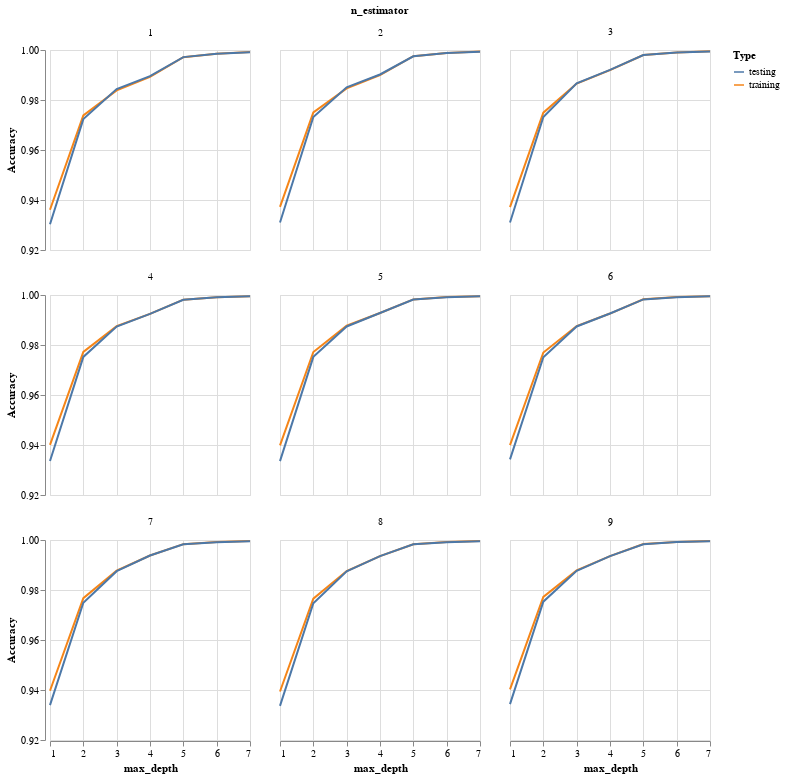

This figure's notebook cell:
### Code cell
alt.Chart(df_rf).mark_line().encode(
    alt.X('max_depth'),
    alt.Y('Accuracy', scale=alt.Scale(domain=[0.92, 1])),
    alt.Color('Type'),
    alt.Facet('n_estimator')
    ).properties(width = 200, height = 200, columns = 3)

### Figure 1 — Vega-Lite specification as saved in the notebook (floating-point values rounded to 4 significant figures)
{"$schema": "https://vega.github.io/schema/vega-lite/v3.4.0.json", "columns": 3, "config": {"mark": {"tooltip": null}, "view": {"height": 300, "width": 400}}, "data": {"name": "data-ff78f3916c7d16fe2cd2c8446800c5d5"}, "datasets": {"data-ff78f3916c7d16fe2cd2c8446800c5d5": [{"Accuracy": 0.9361, "Type": "training", "max_depth": 1, "n_estimator": 1}, {"Accuracy": 0.9373, "Type": "training", "max_depth": 1, "n_estimator": 2}, {"Accuracy": 0.9371, "Type": "training", "max_depth": 1, "n_estimator": 3}, {"Accuracy": 0.9401, "Type": "training", "max_depth": 1, "n_estimator": 4}, {"Accuracy": 0.9399, "Type": "training", "max_depth": 1, "n_estimator": 5}, {"Accuracy": 0.94, "Type": "training", "max_depth": 1, "n_estimator": 6}, {"Accuracy": 0.9397, "Type": "training", "max_depth": 1, "n_estimator": 7}, {"Accuracy": 0.9394, "Type": "training", "max_depth": 1, "n_estimator": 8}, {"Accuracy": 0.9403, "Type": "training", "max_depth": 1, "n_estimator": 9}, {"Accuracy": 0.9738, "Type": "training", "max_depth": 2, "n_estimator": 1}, {"Accuracy": 0.9751, "Type": "training", "max_depth": 2, "n_estimator": 2}, {"Accuracy": 0.9749, "Type": "training", "max_depth": 2, "n_estimator": 3}, {"Accuracy": 0.9772, "Type": "training", "max_depth": 2, "n_estimator": 4}, {"Accuracy": 0.9772, "Type": "training", "max_depth": 2, "n_estimator": 5}, {"Accuracy": 0.977, "Type": "training", "max_depth": 2, "n_estimator": 6}, {"Accuracy": 0.9767, "Type": "training", "max_depth": 2, "n_estimator": 7}, {"Accuracy": 0.9765, "Type": "training", "max_depth": 2, "n_estimator": 8}, {"Accuracy": 0.9773, "Type": "training", "max_depth": 2, "n_estimator": 9}, {"Accuracy": 0.9838, "Type": "training", "max_depth": 3, "n_estimator": 1}, {"Accuracy": 0.9847, "Type": "training", "max_depth": 3, "n_estimator": 2}, {"Accuracy": 0.9866, "Type": "training", "max_depth": 3, "n_estimator": 3}, {"Accuracy": 0.9875, "Type": "training", "max_depth": 3, "n_estimator": 4}, {"Accuracy": 0.9877, "Type": "training", "max_depth": 3, "n_estimator": 5}, {"Accuracy": 0.9876, "Type": "training", "max_depth": 3, "n_estimator": 6}, {"Accuracy": 0.9877, "Type": "training", "max_depth": 3, "n_estimator": 7}, {"Accuracy": 0.9876, "Type": "training", "max_depth": 3, "n_estimator": 8}, {"Accuracy": 0.9879, "Type": "training", "max_depth": 3, "n_estimator": 9}, {"Accuracy": 0.9893, "Type": "training", "max_depth": 4, "n_estimator": 1}, {"Accuracy": 0.99, "Type": "training", "max_depth": 4, "n_estimator": 2}, {"Accuracy": 0.9919, "Type": "training", "max_depth": 4, "n_estimator": 3}, {"Accuracy": 0.9924, "Type": "training", "max_depth": 4, "n_estimator": 4}, {"Accuracy": 0.9928, "Type": "training", "max_depth": 4, "n_estimator": 5}, {"Accuracy": 0.9926, "Type": "training", "max_depth": 4, "n_estimator": 6}, {"Accuracy": 0.9938, "Type": "training", "max_depth": 4, "n_estimator": 7}, {"Accuracy": 0.9935, "Type": "training", "max_depth": 4, "n_estimator": 8}, {"Accuracy": 0.9935, "Type": "training", "max_depth": 4, "n_estimator": 9}, {"Accuracy": 0.9971, "Type": "training", "max_depth": 5, "n_estimator": 1}, {"Accuracy": 0.9975, "Type": "training", "max_depth": 5, "n_estimator": 2}, {"Accuracy": 0.998, "Type": "training", "max_depth": 5, "n_estimator": 3}, {"Accuracy": 0.9981, "Type": "training", "max_depth": 5, "n_estimator": 4}, {"Accuracy": 0.9982, "Type": "training", "max_depth": 5, "n_estimator": 5}, {"Accuracy": 0.9983, "Type": "training", "max_depth": 5, "n_estimator": 6}, {"Accuracy": 0.9983, "Type": "training", "max_depth": 5, "n_estimator": 7}, {"Accuracy": 0.9983, "Type": "training", "max_depth": 5, "n_estimator": 8}, {"Accuracy": 0.9984, "Type": "training", "max_depth": 5, "n_estimator": 9}, {"Accuracy": 0.9985, "Type": "training", "max_depth": 6, "n_estimator": 1}, {"Accuracy": 0.9988, "Type": "training", "max_depth": 6, "n_estimator": 2}, {"Accuracy": 0.999, "Type": "training", "max_depth": 6, "n_estimator": 3}, {"Accuracy": 0.9991, "Type": "training", "max_depth": 6, "n_estimator": 4}, {"Accuracy": 0.9992, "Type": "training", "max_depth": 6, "n_estimator": 5}, {"Accuracy": 0.9992, "Type": "training", "max_depth": 6, "n_estimator": 6}, {"Accuracy": 0.9992, "Type": "training", "max_depth": 6, "n_estimator": 7}, {"Accuracy": 0.9992, "Type": "training", "max_depth": 6, "n_estimator": 8}, {"Accuracy": 0.9992, "Type": "training", "max_depth": 6, "n_estimator": 9}, {"Accuracy": 0.9992, "Type": "training", "max_depth": 7, "n_estimator": 1}, {"Accuracy": 0.9994, "Type": "training", "max_depth": 7, "n_estimator": 2}, {"Accuracy": 0.9995, "Type": "training", "max_depth": 7, "n_estimator": 3}, {"Accuracy": 0.9995, "Type": "training", "max_depth": 7, "n_estimator": 4}, {"Accuracy": 0.9995, "Type": "training", "max_depth": 7, "n_estimator": 5}, {"Accuracy": 0.9995, "Type": "training", "max_depth": 7, "n_estimator": 6}, {"Accuracy": 0.9996, "Type": "training", "max_depth": 7, "n_estimator": 7}, {"Accuracy": 0.9996, "Type": "training", "max_depth": 7, "n_estimator": 8}, {"Accuracy": 0.9996, "Type": "training", "max_depth": 7, "n_estimator": 9}, {"Accuracy": 0.9303, "Type": "testing", "max_depth": 1, "n_estimator": 1}, {"Accuracy": 0.931, "Type": "testing", "max_depth": 1, "n_estimator": 2}, {"Accuracy": 0.931, "Type": "testing", "max_depth": 1, "n_estimator": 3}, {"Accuracy": 0.9336, "Type": "testing", "max_depth": 1, "n_estimator": 4}, {"Accuracy": 0.9336, "Type": "testing", "max_depth": 1, "n_estimator": 5}, {"Accuracy": 0.9343, "Type": "testing", "max_depth": 1, "n_estimator": 6}, {"Accuracy": 0.9339, "Type": "testing", "max_depth": 1, "n_estimator": 7}, {"Accuracy": 0.9337, "Type": "testing", "max_depth": 1, "n_estimator": 8}, {"Accuracy": 0.9344, "Type": "testing", "max_depth": 1, "n_estimator": 9}, {"Accuracy": 0.9724, "Type": "testing", "max_depth": 2, "n_estimator": 1}, {"Accuracy": 0.9732, "Type": "testing", "max_depth": 2, "n_estimator": 2}, {"Accuracy": 0.9732, "Type": "testing", "max_depth": 2, "n_estimator": 3}, {"Accuracy": 0.9752, "Type": "testing", "max_depth": 2, "n_estimator": 4}, {"Accuracy": 0.9753, "Type": "testing", "max_depth": 2, "n_estimator": 5}, {"Accuracy": 0.9751, "Type": "testing", "max_depth": 2, "n_estimator": 6}, {"Accuracy": 0.9749, "Type": "testing", "max_depth": 2, "n_estimator": 7}, {"Accuracy": 0.9747, "Type": "testing", "max_depth": 2, "n_estimator": 8}, {"Accuracy": 0.9753, "Type": "testing", "max_depth": 2, "n_estimator": 9}, {"Accuracy": 0.9844, "Type": "testing", "max_depth": 3, "n_estimator": 1}, {"Accuracy": 0.9851, "Type": "testing", "max_depth": 3, "n_estimator": 2}, {"Accuracy": 0.9867, "Type": "testing", "max_depth": 3, "n_estimator": 3}, {"Accuracy": 0.9874, "Type": "testing", "max_depth": 3, "n_estimator": 4}, {"Accuracy": 0.9874, "Type": "testing", "max_depth": 3, "n_estimator": 5}, {"Accuracy": 0.9874, "Type": "testing", "max_depth": 3, "n_estimator": 6}, {"Accuracy": 0.9875, "Type": "testing", "max_depth": 3, "n_estimator": 7}, {"Accuracy": 0.9875, "Type": "testing", "max_depth": 3, "n_estimator": 8}, {"Accuracy": 0.9877, "Type": "testing", "max_depth": 3, "n_estimator": 9}, {"Accuracy": 0.9895, "Type": "testing", "max_depth": 4, "n_estimator": 1}, {"Accuracy": 0.9902, "Type": "testing", "max_depth": 4, "n_estimator": 2}, {"Accuracy": 0.992, "Type": "testing", "max_depth": 4, "n_estimator": 3}, {"Accuracy": 0.9924, "Type": "testing", "max_depth": 4, "n_estimator": 4}, {"Accuracy": 0.9928, "Type": "testing", "max_depth": 4, "n_estimator": 5}, {"Accuracy": 0.9926, "Type": "testing", "max_depth": 4, "n_estimator": 6}, {"Accuracy": 0.9938, "Type": "testing", "max_depth": 4, "n_estimator": 7}, {"Accuracy": 0.9936, "Type": "testing", "max_depth": 4, "n_estimator": 8}, {"Accuracy": 0.9935, "Type": "testing", "max_depth": 4, "n_estimator": 9}, {"Accuracy": 0.9972, "Type": "testing", "max_depth": 5, "n_estimator": 1}, {"Accuracy": 0.9975, "Type": "testing", "max_depth": 5, "n_estimator": 2}, {"Accuracy": 0.998, "Type": "testing", "max_depth": 5, "n_estimator": 3}, {"Accuracy": 0.9981, "Type": "testing", "max_depth": 5, "n_estimator": 4}, {"Accuracy": 0.9982, "Type": "testing", "max_depth": 5, "n_estimator": 5}, {"Accuracy": 0.9982, "Type": "testing", "max_depth": 5, "n_estimator": 6}, {"Accuracy": 0.9983, "Type": "testing", "max_depth": 5, "n_estimator": 7}, {"Accuracy": 0.9983, "Type": "testing", "max_depth": 5, "n_estimator": 8}, {"Accuracy": 0.9983, "Type": "testing", "max_depth": 5, "n_estimator": 9}, {"Accuracy": 0.9985, "Type": "testing", "max_depth": 6, "n_estimator": 1}, {"Accuracy": 0.9988, "Type": "testing", "max_depth": 6, "n_estimator": 2}, {"Accuracy": 0.999, "Type": "testing", "max_depth": 6, "n_estimator": 3}, {"Accuracy": 0.9991, "Type": "testing", "max_depth": 6, "n_estimator": 4}, {"Accuracy": 0.9991, "Type": "testing", "max_depth": 6, "n_estimator": 5}, {"Accuracy": 0.9991, "Type": "testing", "max_depth": 6, "n_estimator": 6}, {"Accuracy": 0.9991, "Type": "testing", "max_depth": 6, "n_estimator": 7}, {"Accuracy": 0.9991, "Type": "testing", "max_depth": 6, "n_estimator": 8}, {"Accuracy": 0.9992, "Type": "testing", "max_depth": 6, "n_estimator": 9}, {"Accuracy": 0.9991, "Type": "testing", "max_depth": 7, "n_estimator": 1}, {"Accuracy": 0.9993, "Type": "testing", "max_depth": 7, "n_estimator": 2}, {"Accuracy": 0.9994, "Type": "testing", "max_depth": 7, "n_estimator": 3}, {"Accuracy": 0.9995, "Type": "testing", "max_depth": 7, "n_estimator": 4}, {"Accuracy": 0.9995, "Type": "testing", "max_depth": 7, "n_estimator": 5}, {"Accuracy": 0.9995, "Type": "testing", "max_depth": 7, "n_estimator": 6}, {"Accuracy": 0.9995, "Type": "testing", "max_depth": 7, "n_estimator": 7}, {"Accuracy": 0.9995, "Type": "testing", "max_depth": 7, "n_estimator": 8}, {"Accuracy": 0.9995, "Type": "testing", "max_depth": 7, "n_estimator": 9}]}, "encoding": {"color": {"field": "Type", "type": "nominal"}, "facet": {"field": "n_estimator", "type": "quantitative"}, "x": {"field": "max_depth", "type": "quantitative"}, "y": {"field": "Accuracy", "scale": {"domain": [0.92, 1]}, "type": "quantitative"}}, "height": 200, "mark": "line", "width": 200}
